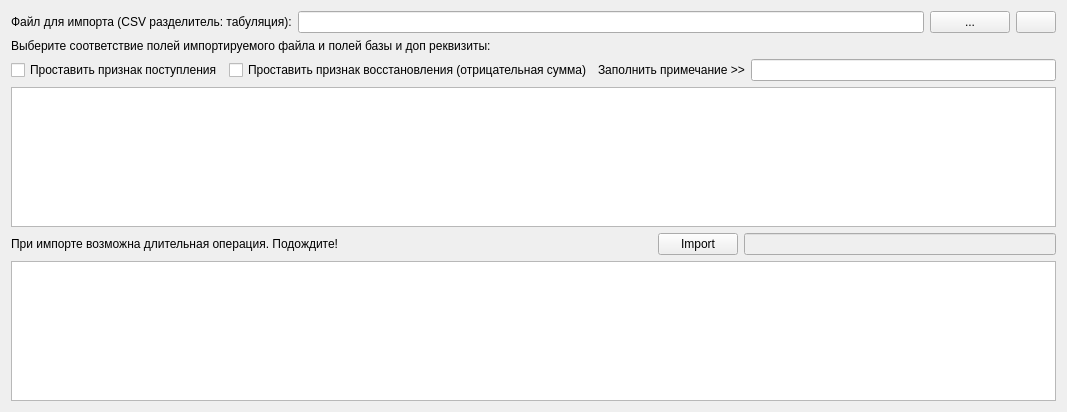
<?xml version="1.0" encoding="UTF-8"?>
<ui version="4.0">
 <class>FormImport</class>
 <widget class="QWidget" name="FormImport">
  <property name="geometry">
   <rect>
    <x>0</x>
    <y>0</y>
    <width>1067</width>
    <height>412</height>
   </rect>
  </property>
  <property name="windowTitle">
   <string>Form</string>
  </property>
  <layout class="QVBoxLayout" name="verticalLayout">
   <item>
    <layout class="QHBoxLayout" name="horizontalLayout">
     <item>
      <widget class="QLabel" name="label">
       <property name="text">
        <string>Файл для импорта (CSV разделитель: табуляция):</string>
       </property>
      </widget>
     </item>
     <item>
      <widget class="QLineEdit" name="lineEdit_file"/>
     </item>
     <item>
      <widget class="QPushButton" name="pushButton_getFile">
       <property name="text">
        <string>...</string>
       </property>
      </widget>
     </item>
     <item>
      <widget class="QPushButton" name="pushButton_close">
       <property name="text">
        <string/>
       </property>
       <property name="icon">
        <iconset resource="pix.qrc">
         <normaloff>:/pix/exit.png</normaloff>:/pix/exit.png</iconset>
       </property>
       <property name="iconSize">
        <size>
         <width>32</width>
         <height>32</height>
        </size>
       </property>
      </widget>
     </item>
    </layout>
   </item>
   <item>
    <widget class="QLabel" name="label_3">
     <property name="text">
      <string>Выберите соответствие полей импортируемого файла и полей базы и доп реквизиты:</string>
     </property>
    </widget>
   </item>
   <item>
    <layout class="QHBoxLayout" name="horizontalLayout_3">
     <item>
      <widget class="QCheckBox" name="checkBox_receipt">
       <property name="text">
        <string>Проставить признак поступления</string>
       </property>
      </widget>
     </item>
     <item>
      <widget class="QCheckBox" name="checkBox_recovery">
       <property name="text">
        <string>Проставить признак восстановления (отрицательная сумма)</string>
       </property>
      </widget>
     </item>
     <item>
      <widget class="QLabel" name="label_4">
       <property name="text">
        <string>Заполнить примечание &gt;&gt;</string>
       </property>
      </widget>
     </item>
     <item>
      <widget class="QLineEdit" name="lineEdit_note"/>
     </item>
    </layout>
   </item>
   <item>
    <widget class="QTableWidget" name="tableWidget"/>
   </item>
   <item>
    <layout class="QHBoxLayout" name="horizontalLayout_2">
     <item>
      <widget class="QLabel" name="label_2">
       <property name="text">
        <string>При импорте возможна длительная операция. Подождите!</string>
       </property>
      </widget>
     </item>
     <item>
      <spacer name="horizontalSpacer">
       <property name="orientation">
        <enum>Qt::Horizontal</enum>
       </property>
       <property name="sizeHint" stdset="0">
        <size>
         <width>40</width>
         <height>20</height>
        </size>
       </property>
      </spacer>
     </item>
     <item>
      <widget class="QPushButton" name="pushButton_ImportZ">
       <property name="text">
        <string>Import</string>
       </property>
      </widget>
     </item>
     <item>
      <widget class="QLineEdit" name="lineEdit_count">
       <property name="enabled">
        <bool>false</bool>
       </property>
      </widget>
     </item>
    </layout>
   </item>
   <item>
    <widget class="QPlainTextEdit" name="plainTextEdit_rep">
     <property name="enabled">
      <bool>true</bool>
     </property>
    </widget>
   </item>
  </layout>
 </widget>
 <resources>
  <include location="pix.qrc"/>
 </resources>
 <connections/>
</ui>
